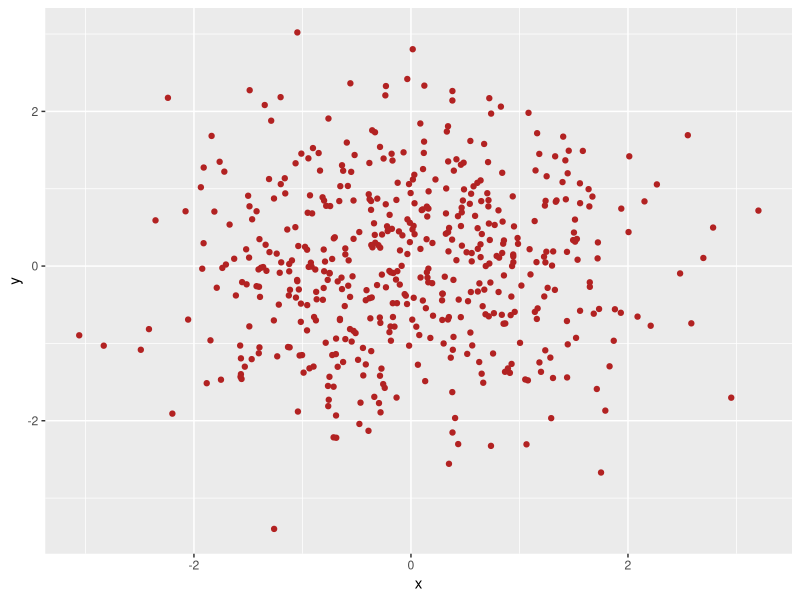

This figure's R source:
## ---- chunk 1

library(tidyverse)

df_q1 = tibble(
  num_vec = rnorm(8),
  num_vec_pos = num_vec > 0,
  char_vec = c("one", "two", "three", "four", "five", "six", "seven", "eight"),
  fac_vec = factor(c("1", "2", "3", "1", "2", "3", "1", "2"))
)

mean(df_q1$num_vec)
mean(df_q1$num_vec_pos)
mean(df_q1$char_vec)
mean(df_q1$fac_vac)

## ---- chunk 2

as.numeric(df_q1$num_vec_pos)*df_q1$num_vec
as.factor(df_q1$num_vec_pos)*df_q1$num_vec
as.numeric(as.factor(df_q1$num_vec_pos))*df_q1$num_vec

## ---- chunk 3

df_q2 = tibble(
  x = rnorm(500),
  y = rnorm(500),
  xy1 = x + y > 1,
  as.numeric(xy1),
  as.factor(xy1)
)

## ---- chunk 4
library(ggplot2)
ggplot(df_q2, aes(x=x, y=y)) + geom_point(col="firebrick")


